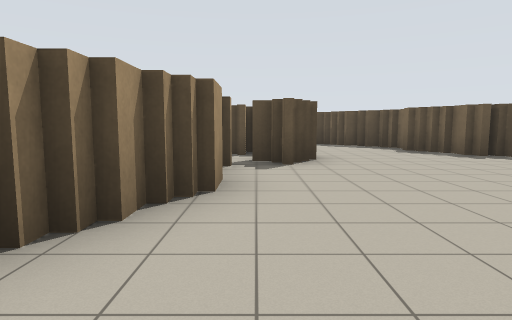
[1] (above)

17 first-person views from a walk through a Stage world. The camera is 1.2 m above the floor, tilts 6° down and sees 75° across. The lines on the ground mark 1 m squares. The floor is counted in squares, 2 m on a side. Each view is taken from the middle of a square. On the plan, view 1 faces up. The plan holds only what a view shows up to about 9 squares ahead; the rest is blank. The place goes on beyond the plan. Robots are left out.

[2]
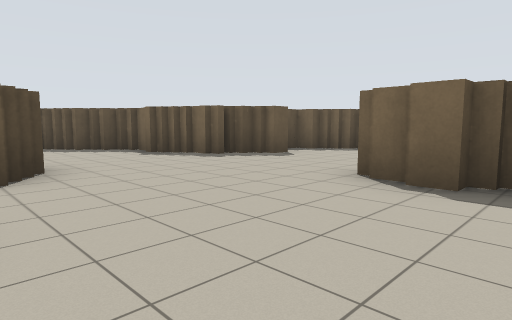

[3]
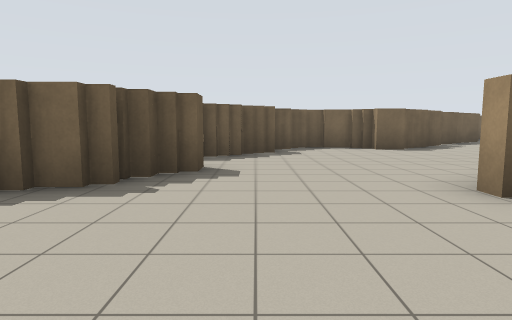

[4]
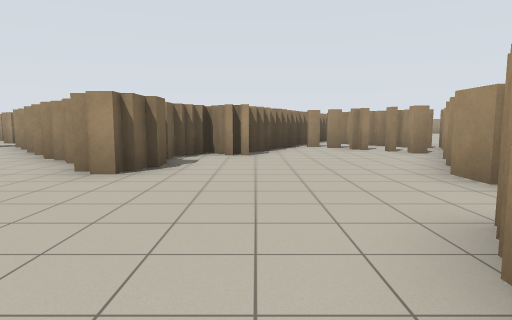

[5]
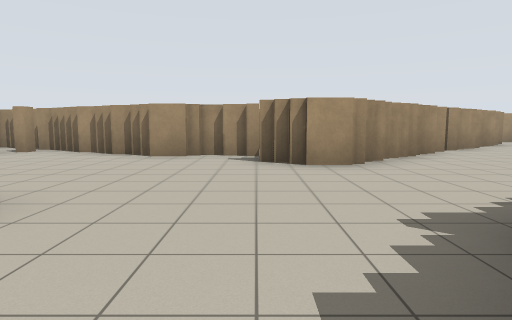

[6]
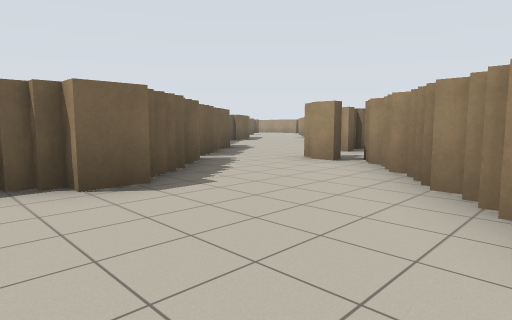

[7]
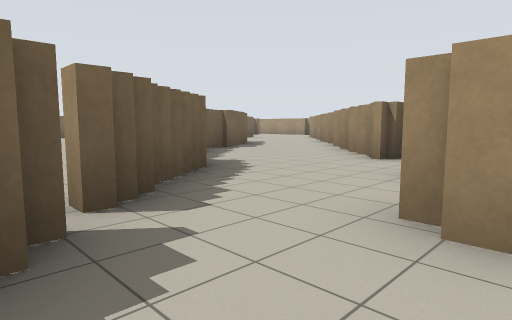

[8]
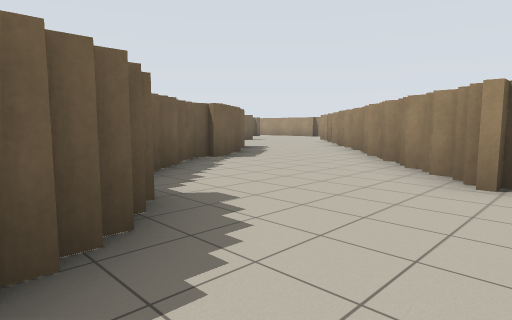

[9]
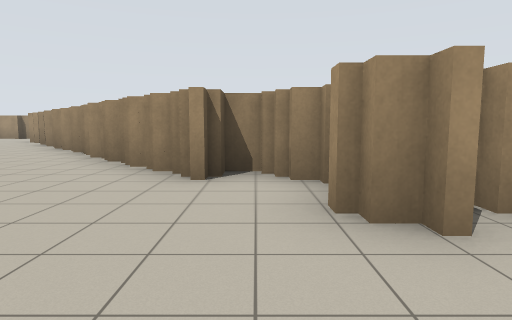

[10]
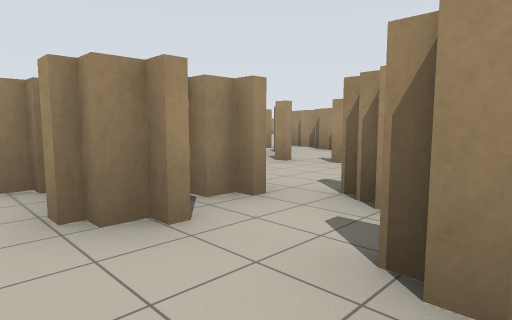

[11]
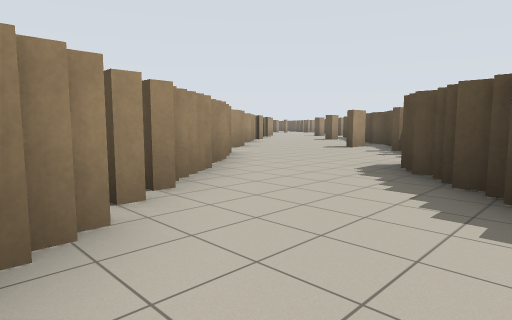

[12]
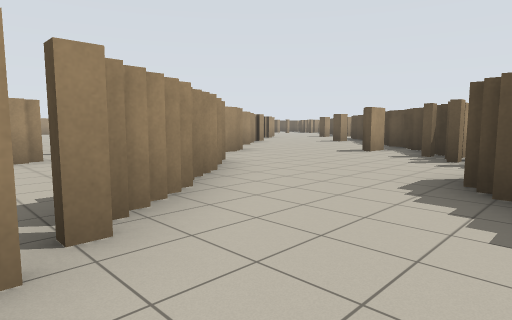

[13]
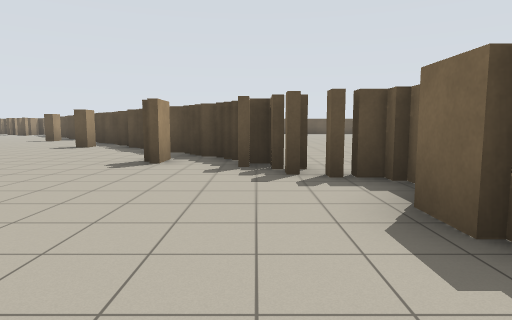

[14]
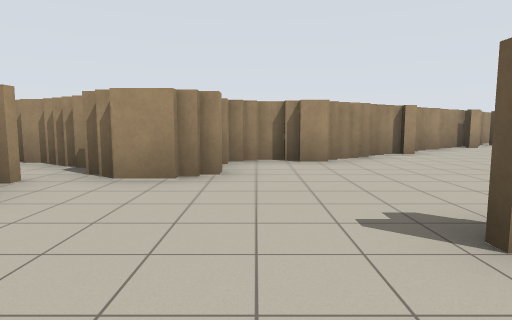

[15]
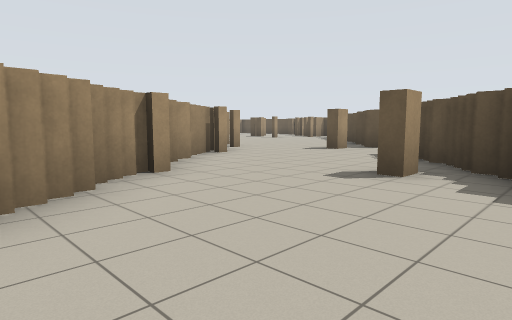

[16]
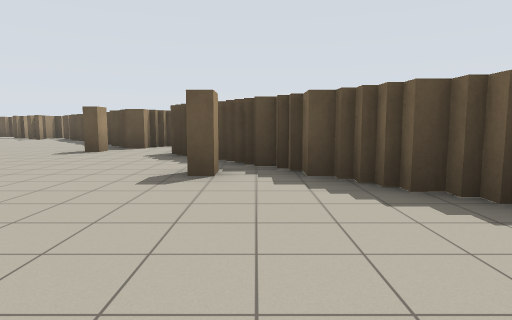

[17]
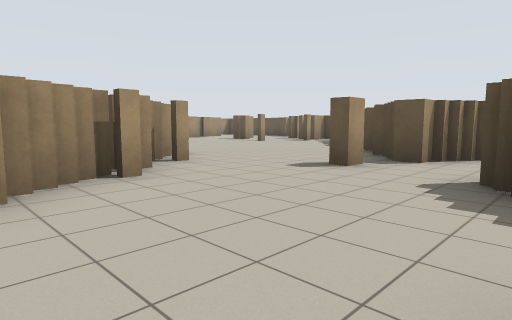

### Floor plan
Key: @ floor where view 1 was taken; # wall or solid block; x gap in a wall; . floor.
Columns run from 11 left of view 1 to 15 right of it. Each row starts with its distance up from view 1.
 27 #
 26 ####
 25 .##.
 24 ....
 23 ....#
 22 ....##
 21 #....#
 20 #....##   ..
 19 ##....##  ..
 18  ##....## ..
 17   ##...###..
 16    #.....##
 15    ##.....##
 14     ##....##
 13      #....#
 12     ####..##
 11    ##  ##..###
 10      #..##...##
  9         .#....##
  8           #....#
  7           ##...#  #
  6            ##..#####
  5           ##.......##
  4           #.........##
  3           #..........#
  2           #...##....##
  1          ##...####..##
  0          #.@.##  ##..##
 -1         ######    ##..##..
 -2         #####      ##..##.
 -3                    #....##
 -4                   ..##... #
 -5                  ... #....#
 -6                #..#  ###...
 -7                #x      ##..
 -8                #.       ##.
 -9                          ##
-10                           #

Where each view was taken, in squares from view 1:
view 1: 0 up, 0 right, facing up
view 2: 1 up, 0 right, facing up-right
view 3: 5 up, 1 right, facing right
view 4: 7 up, 2 right, facing down
view 5: 5 up, 6 right, facing left
view 6: 3 up, 6 right, facing down-right
view 7: 0 up, 9 right, facing down-right
view 8: 2 down, 11 right, facing down-right
view 9: 2 down, 11 right, facing down
view 10: 2 down, 11 right, facing down-left
view 11: 8 up, 1 right, facing up-left
view 12: 9 up, 0 right, facing up-left
view 13: 11 up, 2 left, facing up
view 14: 15 up, 2 left, facing left
view 15: 16 up, 5 left, facing up-left
view 16: 16 up, 6 left, facing up
view 17: 19 up, 7 left, facing up-left
